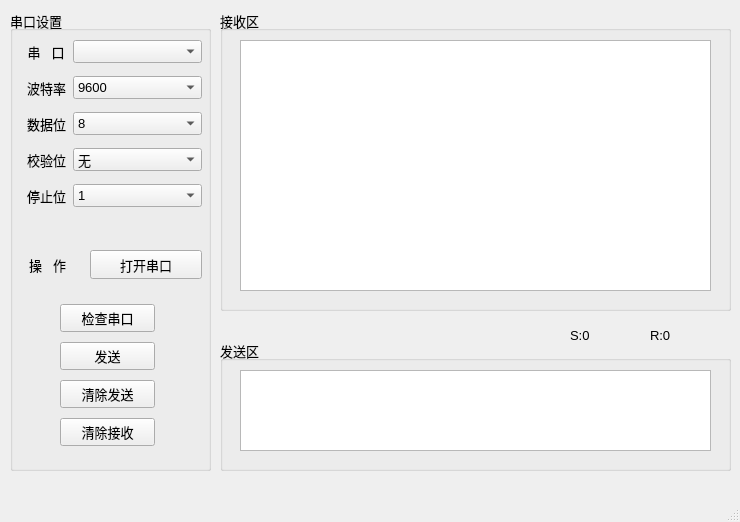
<?xml version="1.0" encoding="UTF-8"?>
<ui version="4.0">
 <class>MainWindow</class>
 <widget class="QMainWindow" name="MainWindow">
  <property name="geometry">
   <rect>
    <x>0</x>
    <y>0</y>
    <width>740</width>
    <height>522</height>
   </rect>
  </property>
  <property name="font">
   <font>
    <family>Microsoft YaHei UI</family>
    <pointsize>10</pointsize>
    <weight>50</weight>
    <bold>false</bold>
   </font>
  </property>
  <property name="windowTitle">
   <string>Serial Assistant</string>
  </property>
  <widget class="QWidget" name="centralwidget">
   <widget class="QGroupBox" name="serial_conf_group">
    <property name="geometry">
     <rect>
      <x>10</x>
      <y>10</y>
      <width>201</width>
      <height>461</height>
     </rect>
    </property>
    <property name="font">
     <font>
      <family>Microsoft YaHei UI</family>
      <pointsize>10</pointsize>
      <weight>50</weight>
      <bold>false</bold>
     </font>
    </property>
    <property name="title">
     <string>串口设置</string>
    </property>
    <widget class="QLabel" name="control_label">
     <property name="geometry">
      <rect>
       <x>12</x>
       <y>240</y>
       <width>61</width>
       <height>29</height>
      </rect>
     </property>
     <property name="text">
      <string>  操   作</string>
     </property>
    </widget>
    <widget class="QPushButton" name="open_device_Btn">
     <property name="geometry">
      <rect>
       <x>80</x>
       <y>240</y>
       <width>112</width>
       <height>29</height>
      </rect>
     </property>
     <property name="text">
      <string>打开串口</string>
     </property>
    </widget>
    <widget class="QWidget" name="layoutWidget">
     <property name="geometry">
      <rect>
       <x>10</x>
       <y>30</y>
       <width>182</width>
       <height>203</height>
      </rect>
     </property>
     <layout class="QFormLayout" name="formLayout">
      <property name="rowWrapPolicy">
       <enum>QFormLayout::DontWrapRows</enum>
      </property>
      <property name="verticalSpacing">
       <number>13</number>
      </property>
      <item row="0" column="0">
       <widget class="QLabel" name="serial_port_label">
        <property name="text">
         <string>  串   口</string>
        </property>
        <property name="alignment">
         <set>Qt::AlignCenter</set>
        </property>
       </widget>
      </item>
      <item row="0" column="1">
       <widget class="QComboBox" name="com_comboBox">
        <property name="minimumContentsLength">
         <number>0</number>
        </property>
       </widget>
      </item>
      <item row="1" column="0">
       <widget class="QLabel" name="baud_rate_label">
        <property name="text">
         <string>  波特率</string>
        </property>
        <property name="textFormat">
         <enum>Qt::PlainText</enum>
        </property>
        <property name="scaledContents">
         <bool>false</bool>
        </property>
        <property name="alignment">
         <set>Qt::AlignJustify|Qt::AlignVCenter</set>
        </property>
        <property name="wordWrap">
         <bool>false</bool>
        </property>
        <property name="indent">
         <number>28</number>
        </property>
        <property name="openExternalLinks">
         <bool>false</bool>
        </property>
       </widget>
      </item>
      <item row="1" column="1">
       <widget class="QComboBox" name="baud_comboBox">
        <property name="editable">
         <bool>false</bool>
        </property>
        <property name="currentIndex">
         <number>0</number>
        </property>
        <item>
         <property name="text">
          <string>9600</string>
         </property>
        </item>
        <item>
         <property name="text">
          <string>115200</string>
         </property>
        </item>
       </widget>
      </item>
      <item row="2" column="0">
       <widget class="QLabel" name="data_bit_label">
        <property name="text">
         <string>  数据位</string>
        </property>
        <property name="scaledContents">
         <bool>true</bool>
        </property>
       </widget>
      </item>
      <item row="2" column="1">
       <widget class="QComboBox" name="data_comboBox">
        <item>
         <property name="text">
          <string>8</string>
         </property>
        </item>
        <item>
         <property name="text">
          <string>7</string>
         </property>
        </item>
        <item>
         <property name="text">
          <string>6</string>
         </property>
        </item>
        <item>
         <property name="text">
          <string>5</string>
         </property>
        </item>
       </widget>
      </item>
      <item row="3" column="0">
       <widget class="QLabel" name="parity_bit_label">
        <property name="text">
         <string>  校验位</string>
        </property>
       </widget>
      </item>
      <item row="3" column="1">
       <widget class="QComboBox" name="parity_comboBox">
        <item>
         <property name="text">
          <string>无</string>
         </property>
        </item>
        <item>
         <property name="text">
          <string>奇校验</string>
         </property>
        </item>
        <item>
         <property name="text">
          <string>偶校验</string>
         </property>
        </item>
       </widget>
      </item>
      <item row="4" column="0">
       <widget class="QLabel" name="stop_bit_label">
        <property name="text">
         <string>  停止位</string>
        </property>
       </widget>
      </item>
      <item row="4" column="1">
       <widget class="QComboBox" name="stop_comboBox">
        <item>
         <property name="text">
          <string>1</string>
         </property>
        </item>
        <item>
         <property name="text">
          <string>1.5</string>
         </property>
        </item>
        <item>
         <property name="text">
          <string>2</string>
         </property>
        </item>
       </widget>
      </item>
     </layout>
    </widget>
    <widget class="QWidget" name="layoutWidget">
     <property name="geometry">
      <rect>
       <x>50</x>
       <y>290</y>
       <width>95</width>
       <height>151</height>
      </rect>
     </property>
     <layout class="QVBoxLayout" name="verticalLayout">
      <item>
       <widget class="QPushButton" name="cheak_Btn">
        <property name="text">
         <string>检查串口</string>
        </property>
       </widget>
      </item>
      <item>
       <widget class="QPushButton" name="send_Btn">
        <property name="text">
         <string>发送</string>
        </property>
       </widget>
      </item>
      <item>
       <widget class="QPushButton" name="clear_send_Btn">
        <property name="text">
         <string>清除发送</string>
        </property>
       </widget>
      </item>
      <item>
       <widget class="QPushButton" name="clear_receive_Btn">
        <property name="text">
         <string>清除接收</string>
        </property>
       </widget>
      </item>
     </layout>
    </widget>
   </widget>
   <widget class="QGroupBox" name="receive_groupBox">
    <property name="geometry">
     <rect>
      <x>220</x>
      <y>10</y>
      <width>511</width>
      <height>301</height>
     </rect>
    </property>
    <property name="font">
     <font>
      <family>Microsoft YaHei UI</family>
      <pointsize>10</pointsize>
     </font>
    </property>
    <property name="title">
     <string>接收区</string>
    </property>
    <widget class="QTextBrowser" name="receive_tB">
     <property name="geometry">
      <rect>
       <x>20</x>
       <y>30</y>
       <width>471</width>
       <height>251</height>
      </rect>
     </property>
    </widget>
   </widget>
   <widget class="QGroupBox" name="send_groupBox">
    <property name="geometry">
     <rect>
      <x>220</x>
      <y>340</y>
      <width>511</width>
      <height>131</height>
     </rect>
    </property>
    <property name="font">
     <font>
      <family>Microsoft YaHei UI</family>
      <pointsize>10</pointsize>
     </font>
    </property>
    <property name="title">
     <string>发送区</string>
    </property>
    <widget class="QTextEdit" name="send_tE">
     <property name="geometry">
      <rect>
       <x>20</x>
       <y>30</y>
       <width>471</width>
       <height>81</height>
      </rect>
     </property>
    </widget>
   </widget>
   <widget class="QLabel" name="send_label">
    <property name="geometry">
     <rect>
      <x>570</x>
      <y>325</y>
      <width>72</width>
      <height>20</height>
     </rect>
    </property>
    <property name="text">
     <string>S:0</string>
    </property>
   </widget>
   <widget class="QLabel" name="rec_label">
    <property name="geometry">
     <rect>
      <x>650</x>
      <y>325</y>
      <width>72</width>
      <height>20</height>
     </rect>
    </property>
    <property name="text">
     <string>R:0</string>
    </property>
   </widget>
  </widget>
  <widget class="QMenuBar" name="menubar">
   <property name="geometry">
    <rect>
     <x>0</x>
     <y>0</y>
     <width>740</width>
     <height>26</height>
    </rect>
   </property>
  </widget>
  <widget class="QStatusBar" name="statusbar"/>
 </widget>
 <resources/>
 <connections/>
</ui>
